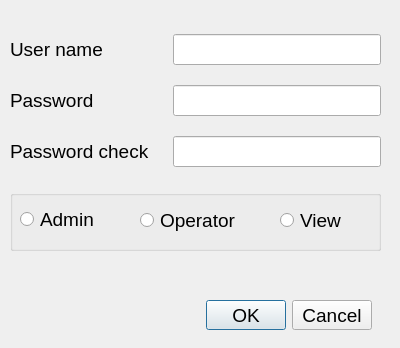
<?xml version="1.0" encoding="UTF-8"?>
<ui version="4.0">
 <class>dialogUserEdit</class>
 <widget class="QDialog" name="dialogUserEdit">
  <property name="geometry">
   <rect>
    <x>0</x>
    <y>0</y>
    <width>400</width>
    <height>348</height>
   </rect>
  </property>
  <property name="windowTitle">
   <string>Dialog</string>
  </property>
  <widget class="QDialogButtonBox" name="buttonBox">
   <property name="geometry">
    <rect>
     <x>200</x>
     <y>300</y>
     <width>172</width>
     <height>30</height>
    </rect>
   </property>
   <property name="font">
    <font>
     <pointsize>14</pointsize>
    </font>
   </property>
   <property name="orientation">
    <enum>Qt::Horizontal</enum>
   </property>
   <property name="standardButtons">
    <set>QDialogButtonBox::Cancel|QDialogButtonBox::Ok</set>
   </property>
  </widget>
  <widget class="QWidget" name="gridLayoutWidget">
   <property name="geometry">
    <rect>
     <x>10</x>
     <y>20</y>
     <width>371</width>
     <height>161</height>
    </rect>
   </property>
   <layout class="QGridLayout" name="gridLayout">
    <item row="0" column="0">
     <widget class="QLabel" name="labUser">
      <property name="font">
       <font>
        <pointsize>14</pointsize>
       </font>
      </property>
      <property name="text">
       <string>User name            </string>
      </property>
     </widget>
    </item>
    <item row="1" column="0">
     <widget class="QLabel" name="labPwd">
      <property name="font">
       <font>
        <pointsize>14</pointsize>
       </font>
      </property>
      <property name="text">
       <string>Password</string>
      </property>
     </widget>
    </item>
    <item row="0" column="1">
     <widget class="QLineEdit" name="editUser">
      <property name="font">
       <font>
        <pointsize>14</pointsize>
       </font>
      </property>
     </widget>
    </item>
    <item row="1" column="1">
     <widget class="QLineEdit" name="editPwd">
      <property name="font">
       <font>
        <pointsize>14</pointsize>
       </font>
      </property>
      <property name="echoMode">
       <enum>QLineEdit::Password</enum>
      </property>
     </widget>
    </item>
    <item row="2" column="0">
     <widget class="QLabel" name="labPwdChk">
      <property name="font">
       <font>
        <pointsize>14</pointsize>
       </font>
      </property>
      <property name="text">
       <string>Password check</string>
      </property>
     </widget>
    </item>
    <item row="2" column="1">
     <widget class="QLineEdit" name="editPwdChk">
      <property name="font">
       <font>
        <pointsize>14</pointsize>
       </font>
      </property>
      <property name="echoMode">
       <enum>QLineEdit::Password</enum>
      </property>
     </widget>
    </item>
   </layout>
  </widget>
  <widget class="QGroupBox" name="groupBox">
   <property name="geometry">
    <rect>
     <x>10</x>
     <y>190</y>
     <width>371</width>
     <height>61</height>
    </rect>
   </property>
   <property name="title">
    <string/>
   </property>
   <widget class="QRadioButton" name="btnAdmin">
    <property name="geometry">
     <rect>
      <x>10</x>
      <y>20</y>
      <width>98</width>
      <height>19</height>
     </rect>
    </property>
    <property name="font">
     <font>
      <pointsize>14</pointsize>
     </font>
    </property>
    <property name="text">
     <string>Admin</string>
    </property>
   </widget>
   <widget class="QRadioButton" name="btnOperator">
    <property name="geometry">
     <rect>
      <x>130</x>
      <y>10</y>
      <width>121</width>
      <height>41</height>
     </rect>
    </property>
    <property name="font">
     <font>
      <pointsize>14</pointsize>
     </font>
    </property>
    <property name="text">
     <string>Operator</string>
    </property>
   </widget>
   <widget class="QRadioButton" name="btnView">
    <property name="geometry">
     <rect>
      <x>270</x>
      <y>10</y>
      <width>98</width>
      <height>41</height>
     </rect>
    </property>
    <property name="font">
     <font>
      <pointsize>14</pointsize>
     </font>
    </property>
    <property name="text">
     <string>View</string>
    </property>
   </widget>
  </widget>
  <widget class="QLabel" name="labMsg">
   <property name="geometry">
    <rect>
     <x>20</x>
     <y>260</y>
     <width>271</width>
     <height>31</height>
    </rect>
   </property>
   <property name="font">
    <font>
     <pointsize>14</pointsize>
    </font>
   </property>
   <property name="text">
    <string/>
   </property>
  </widget>
 </widget>
 <resources/>
 <connections>
  <connection>
   <sender>buttonBox</sender>
   <signal>accepted()</signal>
   <receiver>dialogUserEdit</receiver>
   <slot>accept()</slot>
   <hints>
    <hint type="sourcelabel">
     <x>248</x>
     <y>254</y>
    </hint>
    <hint type="destinationlabel">
     <x>157</x>
     <y>274</y>
    </hint>
   </hints>
  </connection>
  <connection>
   <sender>buttonBox</sender>
   <signal>rejected()</signal>
   <receiver>dialogUserEdit</receiver>
   <slot>reject()</slot>
   <hints>
    <hint type="sourcelabel">
     <x>316</x>
     <y>260</y>
    </hint>
    <hint type="destinationlabel">
     <x>286</x>
     <y>274</y>
    </hint>
   </hints>
  </connection>
 </connections>
</ui>
